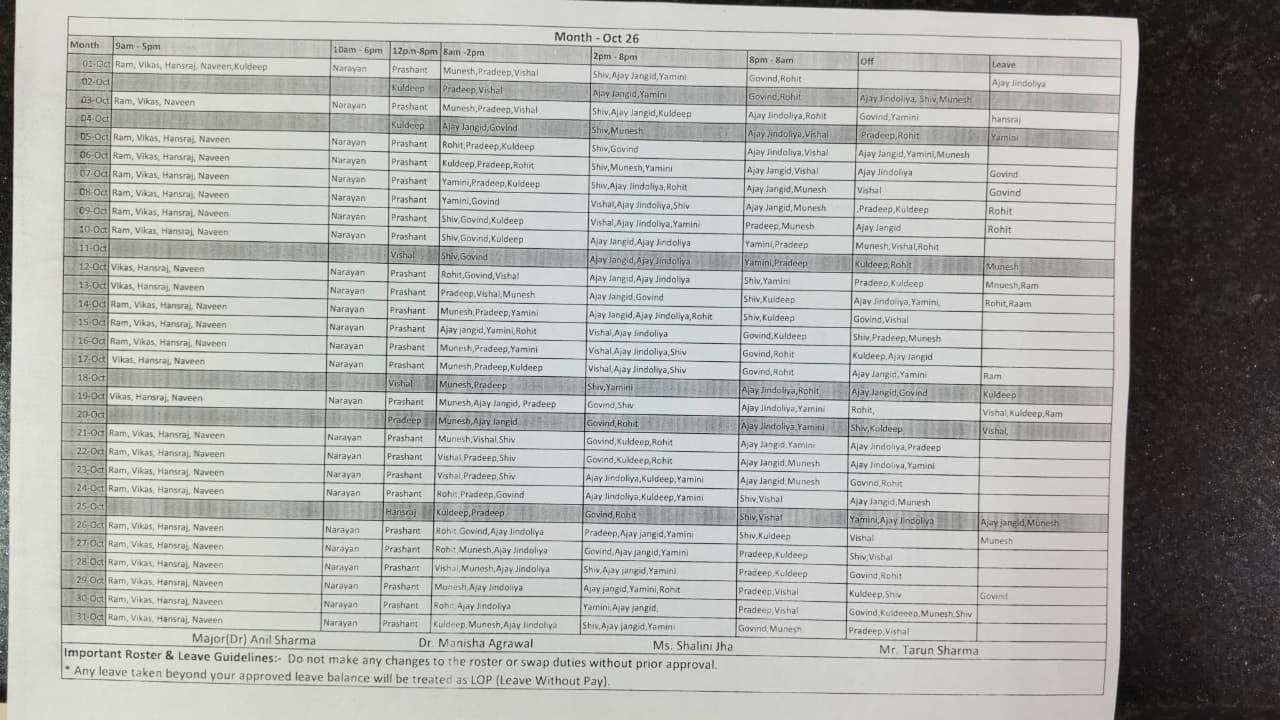
#> input picture roster_fixtures/roster_rot90.jpeg, 1280 x 720 px, found by its file name
$ python crop_test.py
#> lines starting #> are read from the running program, lines starting #| are printed output that depends on the picture
from PIL import Image

im = Image.open('roster_fixtures/roster_rot90.jpeg')
#> im is the input picture: PIL image 1280x720 RGB; mean R, G, B 171.9, 172.2, 169.9
# Let's crop:
# Header: top 15%
im.crop((0, 0, 1280, 120)).save('roster_fixtures/crop_header.jpeg')
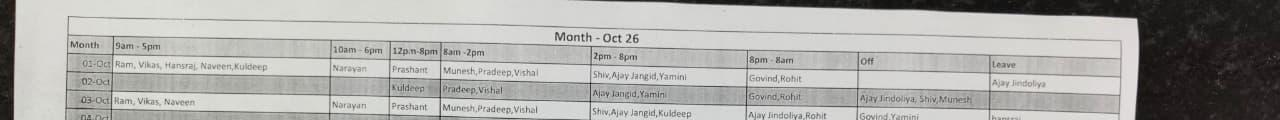
#> saved as crop_header.jpeg: PIL image 1280x120 RGB; mean R, G, B 170.4, 170, 166.9
# 02-Oct row: roughly around y=60 to 120
im.crop((0, 50, 1280, 120)).save('roster_fixtures/crop_oct02.jpeg')
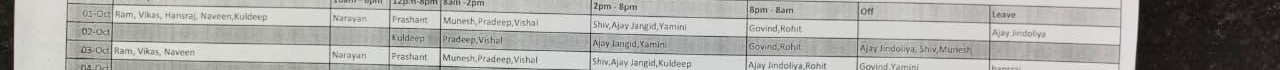
#> saved as crop_oct02.jpeg: PIL image 1280x70 RGB; mean R, G, B 168.9, 168.4, 165.5
print("Cropped header and oct02")

$ run again, with roster_fixtures/october_2026_roster.jpeg copied over roster_fixtures/roster_rot90.jpeg
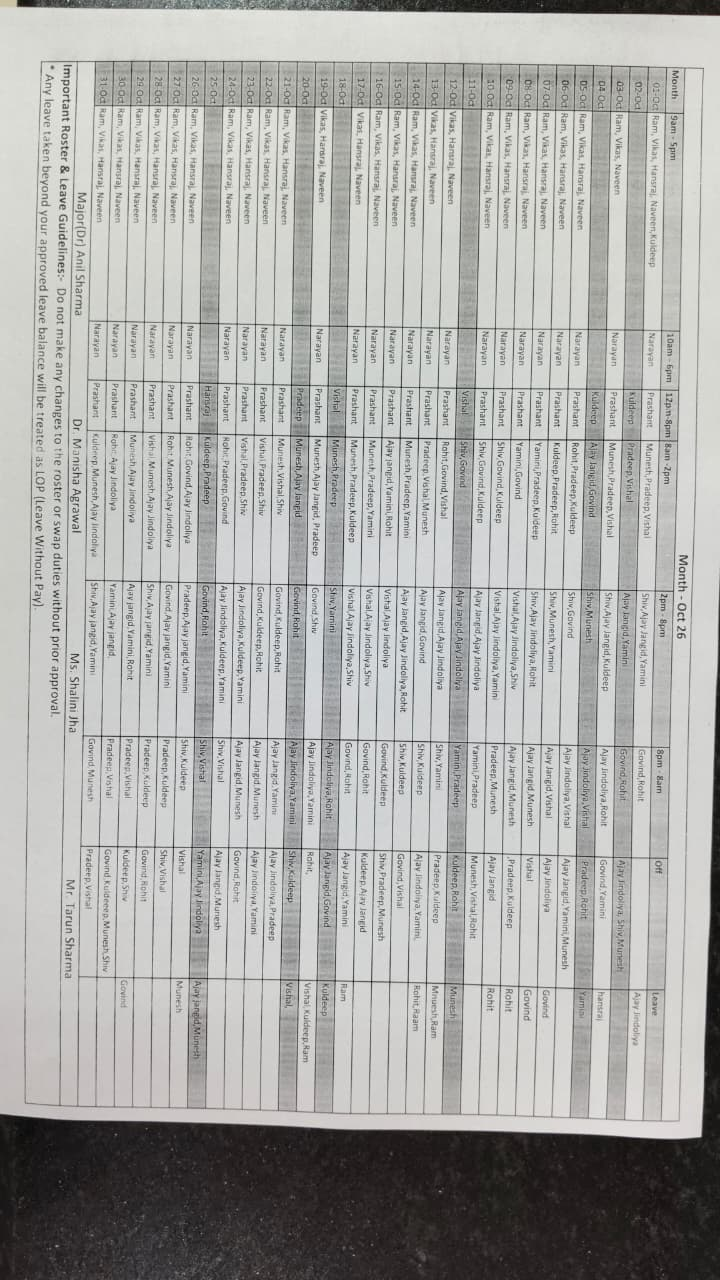
#> input picture roster_fixtures/october_2026_roster.jpeg, 720 x 1280 px, found by its file name
#> im is the input picture: PIL image 720x1280 RGB; mean R, G, B 171.9, 172.2, 169.9
#> `im.crop((0, 0, 1280, 120)).save('roster_fixtures/crop_header.jpeg')`:
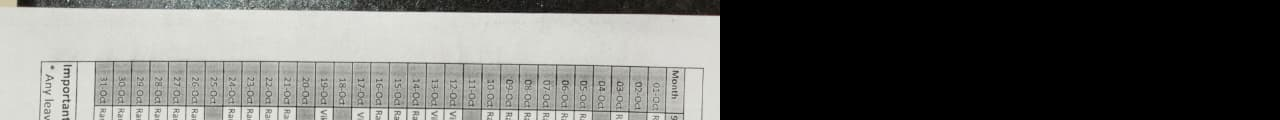
#> saved as crop_header.jpeg: PIL image 1280x120 RGB; mean R, G, B 102.5, 103, 99.8
#> `im.crop((0, 50, 1280, 120)).save('roster_fixtures/crop_oct02.jpeg')`:
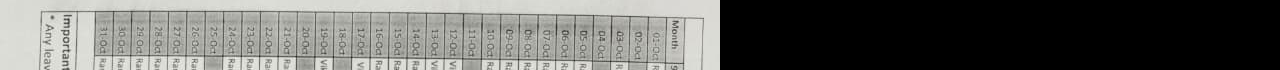
#> saved as crop_oct02.jpeg: PIL image 1280x70 RGB; mean R, G, B 101.8, 102.3, 99
